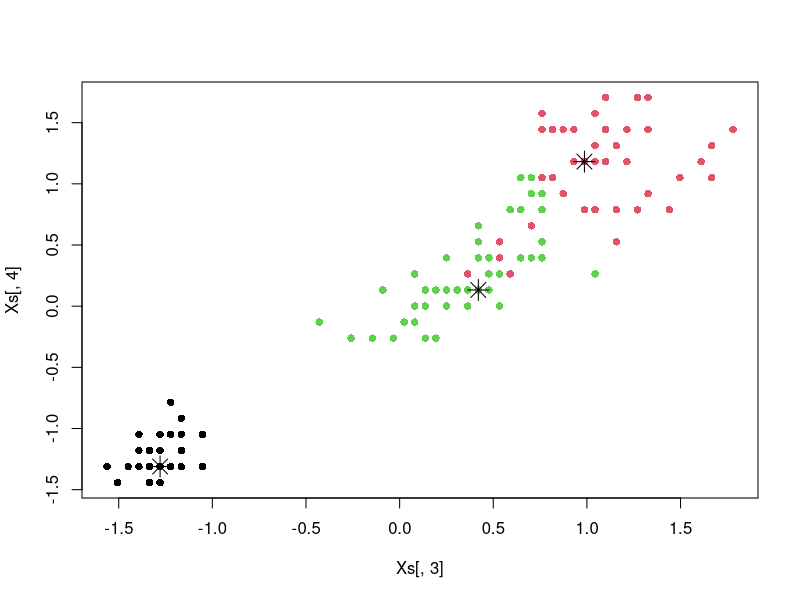
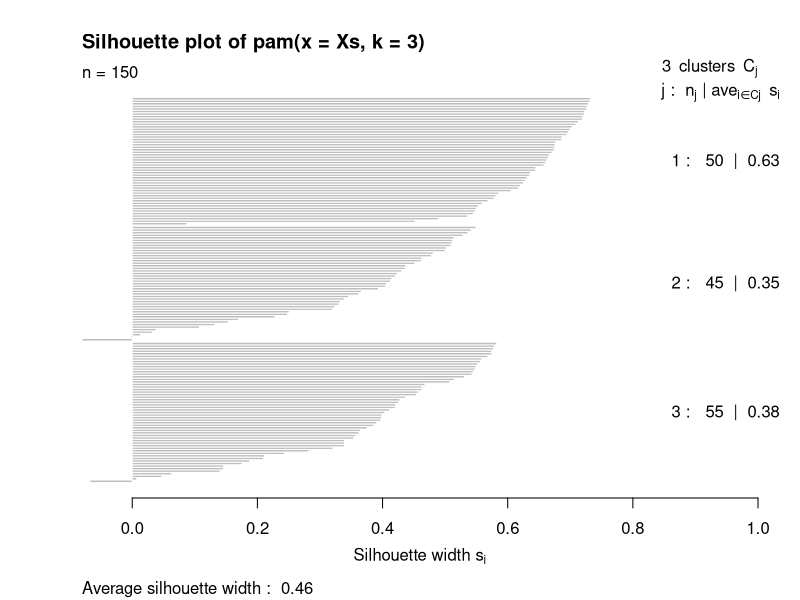

Write the R code that produced these figures, in order. (Note: this script raises an error after producing the figures.)
# ==========================================================================
# TEMA 04: K-MEDOIDES
# Clase 3
# ==========================================================================


# --------------------------------------------------------------------------
# PAM y distancia de Gower en R
# Origen: Equivalente agregado, no viene del material del curso. La función daisy con metric gower si aparece en el código de MDS del curso
# --------------------------------------------------------------------------

library(cluster)

# Caso euclidiano
Xs <- scale(iris[, 1:4])
pam_res <- pam(Xs, k = 3)

pam_res$medoids     # coordenadas de los medoides
pam_res$id.med      # índices de los medoides dentro de la muestra
pam_res$clustering  # etiquetas
pam_res$objective   # valor de la función objetivo

plot(Xs[, 3], Xs[, 4], col = pam_res$clustering, pch = 16)
points(pam_res$medoids[, 3], pam_res$medoids[, 4], pch = 8, cex = 2)

# Silhouette de la solución
plot(silhouette(pam_res))


# Caso no euclidiano: datos mixtos con distancia de Gower
xx <- read.table("sponge.txt", header = TRUE, sep = ",")
dis_gower <- daisy(xx, metric = "gower")

pam_gower <- pam(dis_gower, k = 3, diss = TRUE)
pam_gower$id.med
pam_gower$clustering


# CLARA: versión de PAM para muestras grandes
clara_res <- clara(Xs, k = 3, samples = 50)
clara_res$medoids
